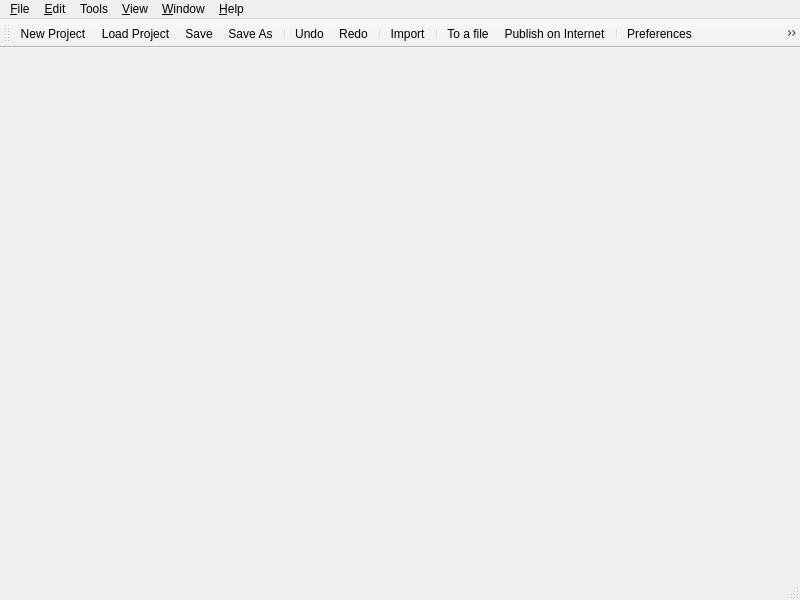
<?xml version="1.0" encoding="UTF-8"?>
<ui version="4.0">
 <class>MainWindow</class>
 <widget class="QMainWindow" name="MainWindow">
  <property name="geometry">
   <rect>
    <x>0</x>
    <y>0</y>
    <width>800</width>
    <height>600</height>
   </rect>
  </property>
  <property name="windowTitle">
   <string>VideoLAN Movie Creator</string>
  </property>
  <property name="windowIcon">
   <iconset resource="../../../resources.qrc">
    <normaloff>:/images/vlmc</normaloff>:/images/vlmc</iconset>
  </property>
  <widget class="QWidget" name="centralwidget"/>
  <widget class="QMenuBar" name="menubar">
   <property name="geometry">
    <rect>
     <x>0</x>
     <y>0</y>
     <width>800</width>
     <height>21</height>
    </rect>
   </property>
   <widget class="QMenu" name="menuEdit">
    <property name="title">
     <string>&amp;Edit</string>
    </property>
    <addaction name="actionUndo"/>
    <addaction name="actionRedo"/>
    <addaction name="separator"/>
    <addaction name="actionPreferences"/>
    <addaction name="actionProject_Preferences"/>
   </widget>
   <widget class="QMenu" name="menuHelp">
    <property name="title">
     <string>&amp;Help</string>
    </property>
    <addaction name="actionHelp"/>
    <addaction name="separator"/>
    <addaction name="actionAbout"/>
   </widget>
   <widget class="QMenu" name="menuFile">
    <property name="title">
     <string>&amp;File</string>
    </property>
    <widget class="QMenu" name="menu_Export">
     <property name="title">
      <string>&amp;Export</string>
     </property>
     <addaction name="separator"/>
     <addaction name="actionRender"/>
     <addaction name="actionShare_On_Internet"/>
    </widget>
    <addaction name="actionNew_Project"/>
    <addaction name="actionLoad_Project"/>
    <addaction name="actionClose_Project"/>
    <addaction name="separator"/>
    <addaction name="actionSave"/>
    <addaction name="actionSave_As"/>
    <addaction name="separator"/>
    <addaction name="actionImport"/>
    <addaction name="menu_Export"/>
    <addaction name="separator"/>
    <addaction name="actionQuit"/>
   </widget>
   <widget class="QMenu" name="menuWindow">
    <property name="title">
     <string>&amp;Window</string>
    </property>
   </widget>
   <widget class="QMenu" name="menuView">
    <property name="title">
     <string>&amp;View</string>
    </property>
    <addaction name="actionFullscreen"/>
   </widget>
   <widget class="QMenu" name="menuTools">
    <property name="title">
     <string>Tools</string>
    </property>
   </widget>
   <addaction name="menuFile"/>
   <addaction name="menuEdit"/>
   <addaction name="menuTools"/>
   <addaction name="menuView"/>
   <addaction name="menuWindow"/>
   <addaction name="menuHelp"/>
  </widget>
  <widget class="QStatusBar" name="statusbar"/>
  <widget class="QToolBar" name="toolBar">
   <property name="windowTitle">
    <string>VLMC Toolbar</string>
   </property>
   <attribute name="toolBarArea">
    <enum>TopToolBarArea</enum>
   </attribute>
   <attribute name="toolBarBreak">
    <bool>false</bool>
   </attribute>
   <addaction name="actionNew_Project"/>
   <addaction name="actionLoad_Project"/>
   <addaction name="actionSave"/>
   <addaction name="actionSave_As"/>
   <addaction name="separator"/>
   <addaction name="actionUndo"/>
   <addaction name="actionRedo"/>
   <addaction name="separator"/>
   <addaction name="actionImport"/>
   <addaction name="separator"/>
   <addaction name="actionRender"/>
   <addaction name="actionShare_On_Internet"/>
   <addaction name="separator"/>
   <addaction name="actionPreferences"/>
   <addaction name="actionProject_Preferences"/>
   <addaction name="actionFullscreen"/>
   <addaction name="separator"/>
  </widget>
  <action name="actionAbout">
   <property name="icon">
    <iconset resource="../../../resources.qrc">
     <normaloff>:/images/about</normaloff>:/images/about</iconset>
   </property>
   <property name="text">
    <string>&amp;About</string>
   </property>
  </action>
  <action name="actionHelp">
   <property name="icon">
    <iconset resource="../../../resources.qrc">
     <normaloff>:/images/help</normaloff>:/images/help</iconset>
   </property>
   <property name="text">
    <string>Help</string>
   </property>
  </action>
  <action name="actionPreferences">
   <property name="icon">
    <iconset resource="../../../resources.qrc">
     <normaloff>:/images/configure</normaloff>:/images/configure</iconset>
   </property>
   <property name="text">
    <string>&amp;Preferences</string>
   </property>
  </action>
  <action name="actionPreview">
   <property name="checkable">
    <bool>true</bool>
   </property>
   <property name="checked">
    <bool>false</bool>
   </property>
   <property name="text">
    <string>Preview</string>
   </property>
  </action>
  <action name="actionNew_Project">
   <property name="icon">
    <iconset resource="../../../resources.qrc">
     <normaloff>:/images/newproject</normaloff>:/images/newproject</iconset>
   </property>
   <property name="text">
    <string>&amp;New Project</string>
   </property>
   <property name="statusTip">
    <string>Open the wizard to create a new project</string>
   </property>
  </action>
  <action name="actionFullscreen">
   <property name="checkable">
    <bool>true</bool>
   </property>
   <property name="icon">
    <iconset resource="../../../resources.qrc">
     <normaloff>:/images/fullscreen</normaloff>:/images/fullscreen</iconset>
   </property>
   <property name="text">
    <string>&amp;Fullscreen</string>
   </property>
  </action>
  <action name="actionRender">
   <property name="icon">
    <iconset resource="../../../resources.qrc">
     <normaloff>:/images/render-file</normaloff>:/images/render-file</iconset>
   </property>
   <property name="text">
    <string>&amp;To a file</string>
   </property>
   <property name="toolTip">
    <string>Render your project as a file</string>
   </property>
   <property name="statusTip">
    <string>Render your project as a file</string>
   </property>
  </action>
  <action name="actionLoad_Project">
   <property name="icon">
    <iconset resource="../../../resources.qrc">
     <normaloff>:/images/openproject</normaloff>:/images/openproject</iconset>
   </property>
   <property name="text">
    <string>&amp;Load Project</string>
   </property>
  </action>
  <action name="actionSave">
   <property name="icon">
    <iconset resource="../../../resources.qrc">
     <normaloff>:/images/save</normaloff>:/images/save</iconset>
   </property>
   <property name="text">
    <string>&amp;Save</string>
   </property>
  </action>
  <action name="actionImport">
   <property name="icon">
    <iconset resource="../../../resources.qrc">
     <normaloff>:/images/import</normaloff>:/images/import</iconset>
   </property>
   <property name="text">
    <string>&amp;Import</string>
   </property>
   <property name="statusTip">
    <string>Import new medias into the current project</string>
   </property>
  </action>
  <action name="actionProject_Preferences">
   <property name="icon">
    <iconset resource="../../../resources.qrc">
     <normaloff>:/images/project-preferences</normaloff>:/images/project-preferences</iconset>
   </property>
   <property name="text">
    <string>Proj&amp;ect Preferences</string>
   </property>
  </action>
  <action name="actionSave_As">
   <property name="icon">
    <iconset resource="../../../resources.qrc">
     <normaloff>:/images/save-as</normaloff>:/images/save-as</iconset>
   </property>
   <property name="text">
    <string>Save &amp;As</string>
   </property>
  </action>
  <action name="actionClose_Project">
   <property name="icon">
    <iconset resource="../../../resources.qrc">
     <normaloff>:/images/close</normaloff>:/images/close</iconset>
   </property>
   <property name="text">
    <string>&amp;Close Project</string>
   </property>
  </action>
  <action name="actionCrash">
   <property name="text">
    <string>Crash</string>
   </property>
  </action>
  <action name="actionUndo">
   <property name="icon">
    <iconset resource="../../../resources.qrc">
     <normaloff>:/images/undo</normaloff>:/images/undo</iconset>
   </property>
   <property name="text">
    <string>Undo</string>
   </property>
  </action>
  <action name="actionRedo">
   <property name="icon">
    <iconset resource="../../../resources.qrc">
     <normaloff>:/images/redo</normaloff>:/images/redo</iconset>
   </property>
   <property name="text">
    <string>Redo</string>
   </property>
  </action>
  <action name="actionShare_On_Internet">
   <property name="icon">
    <iconset resource="../../../resources.qrc">
     <normaloff>:/images/youtube</normaloff>:/images/youtube</iconset>
   </property>
   <property name="text">
    <string>Publish on &amp;Internet</string>
   </property>
   <property name="statusTip">
    <string>Share your project on youtube</string>
   </property>
  </action>
  <action name="actionQuit">
   <property name="icon">
    <iconset resource="../../../resources.qrc">
     <normaloff>:/images/exit</normaloff>:/images/exit</iconset>
   </property>
   <property name="text">
    <string>&amp;Quit</string>
   </property>
  </action>
  <action name="actionSelection_mode">
   <property name="checkable">
    <bool>true</bool>
   </property>
   <property name="icon">
    <iconset resource="../../../resources.qrc">
     <normaloff>:/images/mouse</normaloff>:/images/mouse</iconset>
   </property>
   <property name="text">
    <string>Selection mode</string>
   </property>
   <property name="toolTip">
    <string>Use the mouse tool to manipulate regions in the timeline</string>
   </property>
   <property name="statusTip">
    <string>Use the mouse tool to manipulate regions in the timeline</string>
   </property>
  </action>
  <action name="actionCut_mode">
   <property name="checkable">
    <bool>true</bool>
   </property>
   <property name="icon">
    <iconset resource="../../../resources.qrc">
     <normaloff>:/images/editcut</normaloff>:/images/editcut</iconset>
   </property>
   <property name="text">
    <string>Cut mode</string>
   </property>
   <property name="toolTip">
    <string>Use the scissors to cut regions in the timeline</string>
   </property>
  </action>
 </widget>
 <resources>
  <include location="../../../resources.qrc"/>
 </resources>
 <connections/>
</ui>
